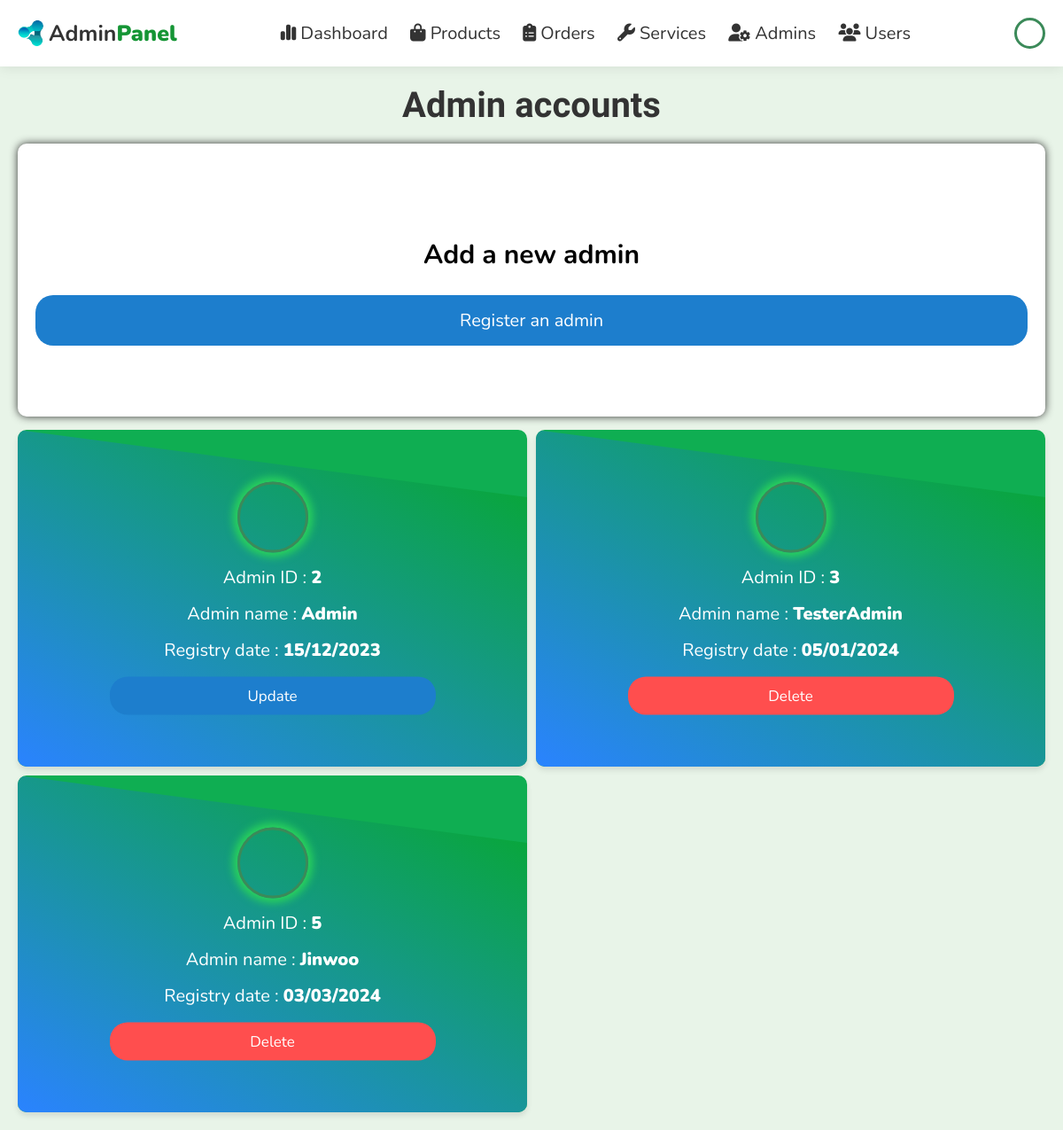
Before: /admin/admin_accounts.php (signed in) with the older database file.
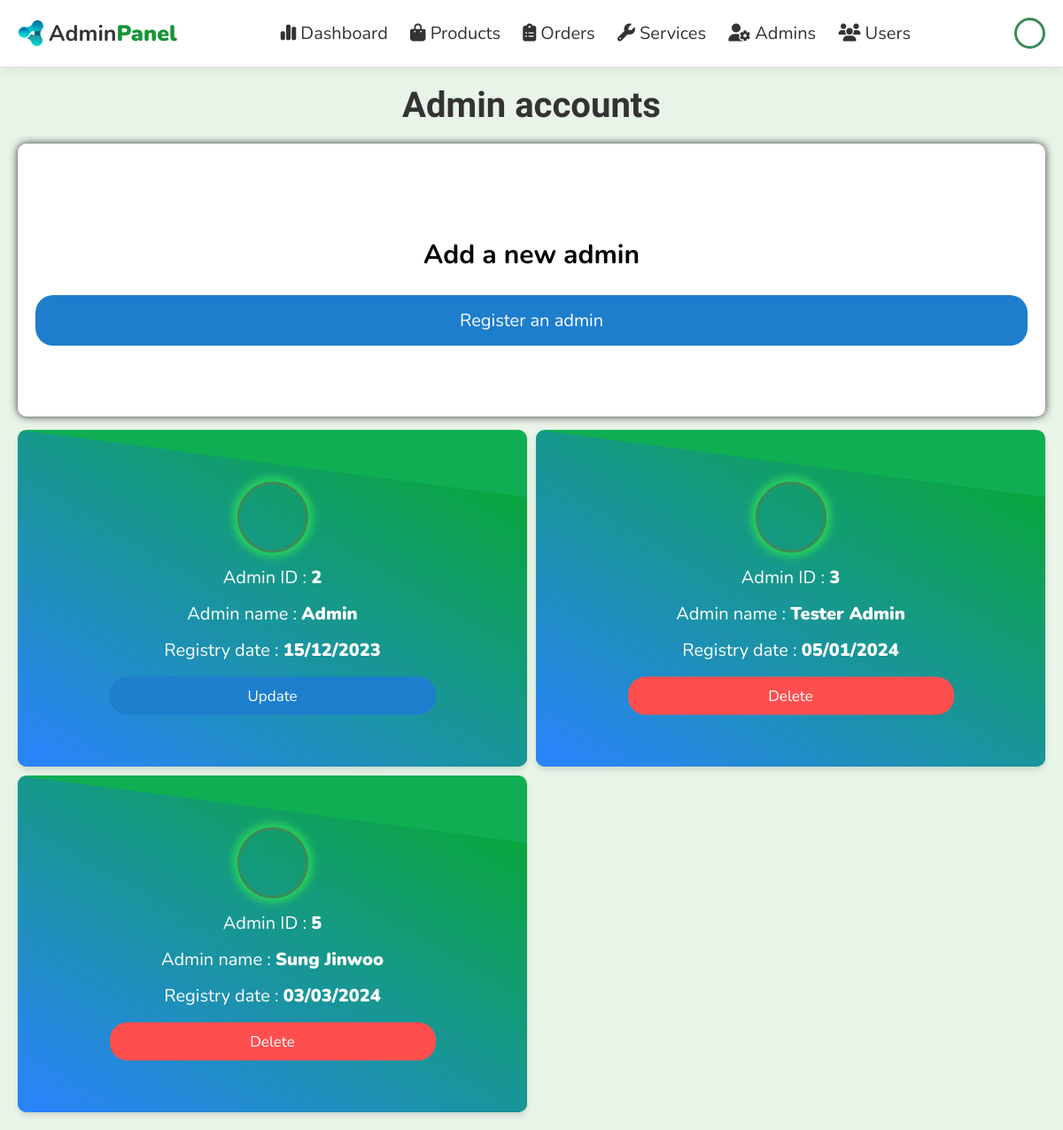
After: the same page with the newer database file.
### tables this page shows
CREATE TABLE `users` (
  `id` int(100) NOT NULL,
  `name` varchar(100) NOT NULL,
  `email` varchar(100) NOT NULL,
  `password` varchar(50) NOT NULL,
  `isAdmin` tinyint(1) NOT NULL DEFAULT 0,
  `avatar` text NOT NULL DEFAULT 'default.png',
  `reg_date` date DEFAULT current_timestamp()
);

### admin/admin_accounts.php (the view, shortened to what this page needs)
<?php
include '../components/connect.php';
if (isset($_SESSION['admin_id'])) {
  $admin_id = $_SESSION['admin_id'];
} else {
  $admin_id = '';
  header('Location: user_login.php');
};
?>
<!DOCTYPE html>
<html lang="en">
<head>
  <link rel="stylesheet" href="https://cdnjs.cloudflare.com/ajax/libs/font-awesome/6.1.1/css/all.min.css">
  <link rel="stylesheet" href="../css/admin_style.css">
  <link rel="stylesheet" href="../css/global.css">
</head>
<body style="height: auto;">
  <?php include '../components/admin_header.php'; ?>
  <?php
  $select_admin_exists = $conn->prepare("SELECT id FROM `users` WHERE id = ? AND isAdmin = 1");
  $select_admin_exists->execute([$admin_id]);
  if ($select_admin_exists->rowCount() == 0) {
    header("Location: admin_login.php");
  } else {
  ?>
    <section class="accounts">
      <h1 class="heading">Admin accounts</h1>
      <div class="new-admin-container">
        <div id="add-new-admin">
          <p>Add a new admin</p>
          <a href="register_admin.php" class="option-btn">Register an admin</a>
        </div>
      </div>
      <div class="box-container">
        <?php
        $select_accounts = $conn->prepare("SELECT * FROM `users` WHERE isAdmin = 1");
        $select_accounts->execute();
        if ($select_accounts->rowCount() > 0) {
          while ($fetch_accounts = $select_accounts->fetch(PDO::FETCH_ASSOC)) {
        ?>
            <div class="user-card">
              <div class="after"></div>
              <div class="user-info">
                <div style="margin-bottom: 0.7rem; border: 3px solid #3b8a59; display: inline-block; width: 80px; height: 80px; border-radius: 50%; background-image: url('../uploaded_img/user_avatar/<?= $fetch_accounts['avatar'] ?>'); background-size: cover; box-shadow: 0 0 10px 5px #2ad45b; "></div>
                <p> Admin ID : <span><?= $fetch_accounts['id']; ?></span> </p>
                <p> Admin name : <span><?= $fetch_accounts['name']; ?></span> </p>
                <p> Registry date : <span><?= date('d/m/Y', strtotime($fetch_accounts['reg_date'])); ?></span></p>
                <div class="flex-btn">
                  <?php
                  if ($fetch_accounts['id'] == $admin_id) {
                    echo '<a href="update_profile.php" class="option-btn">Update</a>';
                  }
                  ?>
                  <?php
                  if ($fetch_accounts['id'] != $admin_id && $fetch_accounts['id'] != 2) {
                    echo '<a href="admin_accounts.php?delete=' . $fetch_accounts['id'] . '" onclick="return confirm(\'Delete this account?\')" class="delete-btn">Delete</a>';
                  }
                  ?>
                </div>
              </div>
            </div>
        <?php
          }
        } else {
          echo '<p class="empty">There are currently no available admin accounts</p>';
        }
        ?>
      </div>
    </section>
  <?php
  }
  ?>
</body>
</html>

Changed rows visible on the page:
changed users id 3: name "TesterAdmin" → "Tester Admin"
changed users id 5: name "Jinwoo" → "Sung Jinwoo"
